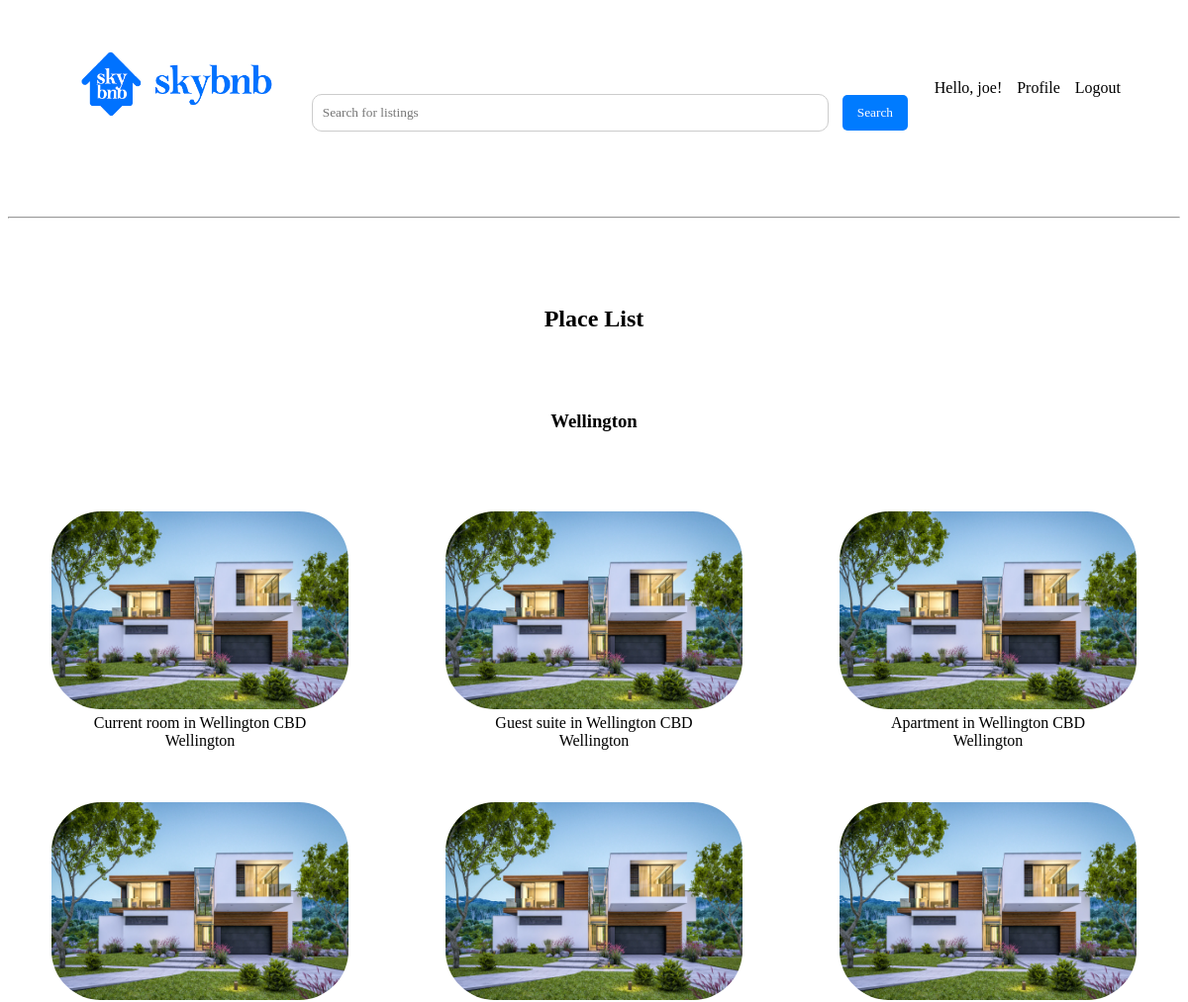
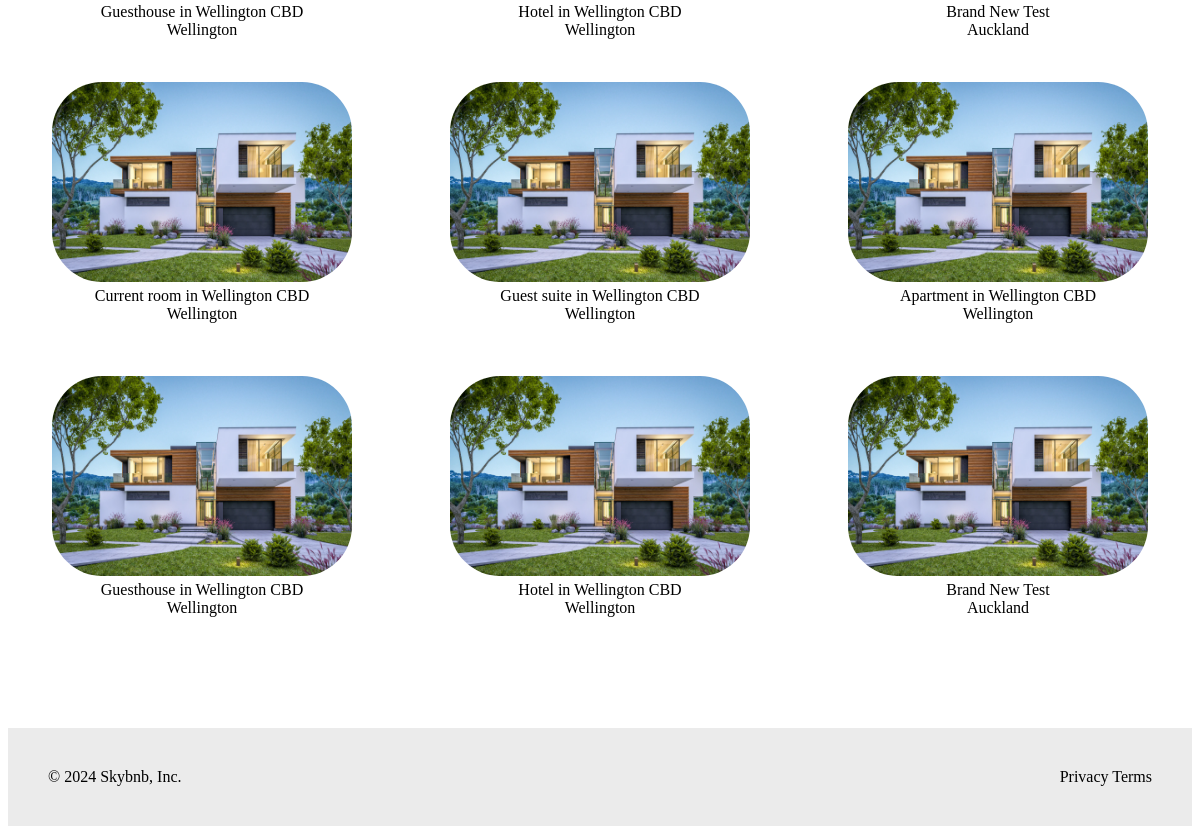
The app's page / (signed in) with its own data (2 pictures, top to bottom).
### stays/models.py (models this page shows, shortened)
class Stay(models.Model):
    title = models.CharField(max_length=255)
    price = models.IntegerField()
    location = models.CharField(max_length=255)
    host = models.ForeignKey(Host, on_delete=models.PROTECT, related_name='host')
    guests = models.IntegerField()
    bedrooms = models.IntegerField()
    bathrooms = models.IntegerField()
    features = models.TextField(max_length=510)
    description = models.TextField(max_length=510)
    address = models.CharField(max_length=255)

### stays/views.py (the view)
# urls.py: path("", StayListView.as_view(), name='home'),
class StayListView(ListView):
    model = Stay
    template_name = 'stays/stay_list.html'
    context_object_name = 'stays'

### stays/templates/stays/stay_list.html
{% extends 'base.html' %}
{% load static %}
{% block content %}
<div class="list_title">
    <h2>Place List</h2>
</div>
<div class="property_box">
    <div class="location-list">
        <h3>
            <span>Wellington</span>
        </h3>
    </div>
    <div class="card_container">
        <div class="image-row">
            {% for stay in stays %}
                <div class="image-item">
                    <a href="{% url 'stay_detail' stay.pk %}">
                        <div class="card_box">
                            <img src="{% static 'property.webp' %}">
                            <p>{{ stay.title }}<br>{{ stay.location }}</p>
                        </div>
                    </a>
                </div>
            {% endfor %}
        </div>
    </div>
    <div class="card_container">
        <div class="image-row">
            {% for stay in stays %}
                <div class="image-item">
                    <a href="{% url 'stay_detail' stay.pk %}">
                        <div class="card_box">
                            <img src="{% static 'property.webp' %}">
                            <p>{{ stay.title }}<br>{{ stay.location }}</p>
                        </div>
                    </a>
                </div>
            {% endfor %}
            </div>
        </div>
    </div>
</div>
{% endblock %}

### templates/base.html (shortened to what this page needs)
<!DOCTYPE html>
<html lang="en">
<head>
  {% load static %}
  <link href="{% static 'css/base.css' %}" rel="stylesheet">
</head>
<body>
  <header class="main-header">
      <h1 class="header-title"><a href="{% url 'home' %}">
        <img src="{% static 'logo.png' %}" alt="Logo Image">
        </a></h1>
      <div class="search-container">
          <form action="{% url 'search' %}" method="get">
              <input type="text" name="q" placeholder="Search for listings" required>
              <button type="submit">Search</button>
          </form>
      </div>
      <div class="authenticate">
          {% if user.is_authenticated %}
              <span>Hello, {{ user.username }}!</span>
              <a href="{% url 'user_profile' %}">Profile</a>
              <a href="{% url 'logout' %}" class="logout-link">Logout</a>
          {% else %}
              <a href="{% url 'login' %}" class="login-link">Login</a>
              <a href="{% url 'signup' %}" class="login-link">Sign Up</a>
          {% endif %}
      </div>
  </header>
    <div>
        <hr>
    </div>
  <div>
      {% block content %}
      {% endblock %}
  <footer>
      <div class="text1">
          &copy; 2024 Skybnb, Inc.
      </div>
      <div class="text2">
          Privacy Terms
      </div>
  </footer>
</body>
</html>

### static/css/base.css (style rules this page uses)
* { font-family:Cambria, Cochin, Georgia, Times, 'Times New Roman', serif; }
.main-header { display: flex; justify-content: space-between; align-items: center; padding: 10px; }
.header-title { margin-left: 50px; color: blue; }
.header-title img { width: 200px; padding: 10px; }
.header-title a { text-decoration: none; color: blue; }
h2 { text-align: center; }
.list_title { padding-top: 40px; padding-bottom: 10px; }
.location-list { padding-bottom: 20px; }
h2 { padding-top: 20px; }
.location-list h3 { text-align: center; padding: 30px; }
.authenticate { display: flex; gap: 15px; margin-right: 50px; }
.authenticate a { text-decoration: none; color: black; }
.location-list h3 span { display: inline-block; margin: 0 20px; }
.card_container { display: flex; }
.card_box { margin: auto; }
.image-row { gap: 10px; display: flex; flex-wrap: wrap; justify-content: space-around; margin: auto; }
.image-item { text-align: center; padding: 12px; width: 300px; height: 260px; display: flex; }
.image-item a { text-decoration: none; color: black; }
.image-item img { width: 300px; height: 200px; display: block; border-radius: 50px; }
.image-item p { margin: 5px 0 0; }
.image-item { transition: 0.3s; }
.property_box { padding-bottom: 30px; }
footer { display: flex; justify-content: space-between; background-color: rgb(235, 235, 235); padding: 40px; margin-top: 50px; }
.search-container { display: flex; justify-content: center; margin-top: 50px; }
.search-container input[type="text"] { padding: 10px; border-radius: 10px; border: 1px solid #ccc; width: 500px; }
.search-container button { padding: 10px 15px; margin-left: 10px; background-color: #007BFF; color: white; border: none; border-radius: 5px; cursor: pointer; }
hr { margin-top: 50px; }
input { border : 1px solid rgb(196, 196, 196); }

### records on screen
Stay: title "Current room in Wellington CBD", location "Wellington"
Stay: title "Guest suite in Wellington CBD", location "Wellington"
Stay: title "Apartment in Wellington CBD", location "Wellington"
Stay: title "Guesthouse in Wellington CBD", location "Wellington"
Stay: title "Hotel in Wellington CBD", location "Wellington"
Stay: title "Brand New Test", location "Auckland"

### other values on screen
{{ user.username }} "joe"
